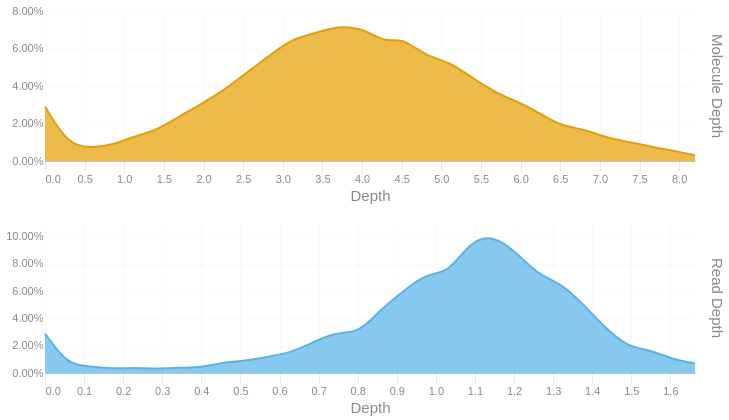

Notebook code for this chart:
### Code cell
readdep = depth_hist(tb['Read Depth'], q99, 3)
readdep = readdep.with_columns(pl.lit('Read Depth').alias('Metric'))
if not SKIPLR:
    moldep = depth_hist(tb['Molecule Depth'], mol_q99, 1)
    moldep = moldep.with_columns(pl.lit('Molecule Depth').alias('Metric'))
    _hist = pl.concat([readdep, moldep])
    _hist = _hist.filter(pl.col('Proportion') != 0)
    with SafeRender(_hist):
        (
            alt.Chart(_hist)        
            .mark_area(interpolate = "basis")
            .encode(
                x=alt.X('Bin:Q').scale(domainMin=0).axis(alt.Axis(title='Depth')),
                y = alt.Y('Proportion:Q', title = None).axis(format = '.2%'),
                color = alt.Color('Metric:N').legend(None),
                row = alt.Row("Metric:N").header(title = None, labelOrient = 'right'),
                tooltip = [
                    alt.Tooltip("Metric:N", title = "Metric"),
                    alt.Tooltip('Interval:N', title = "Depth Interval"),
                    alt.Tooltip('Proportion:Q', title = "% Alignments").format('.2%')
                ]
            )
            .resolve_scale(x='independent', y='independent')
            .properties(
                height = 150, width = 650,
                usermeta={'embedOptions': {'downloadFileName': f'{samplename}.depth.hist'}}
            )
        ).display()
else:
    readdep = readdep.filter(pl.col('Proportion') != 0)
    with SafeRender(readdep):
        (
            alt.Chart(readdep)        
            .mark_area(interpolate = "basis")
            .encode(
                x=alt.X('Bin:Q').scale(domainMin=0).axis(alt.Axis(title='Depth')),
                y = alt.Y('Proportion:Q', title = None).axis(format = '.2%'),
                tooltip = [
                    alt.Tooltip('Interval:N', title = "Depth Interval"),
                    alt.Tooltip('Proportion:Q', title = "% Alignments").format('.2%')
                ]
            )
            .properties(
                usermeta={'embedOptions': {'downloadFileName': f'{samplename}.depth.hist'}}
            )
        ).display()

### Figure 1 — Vega-Lite specification as saved in the notebook (floating-point values rounded to 4 significant figures)
{"width": 650, "height": 150, "config": {"title": {"anchor": "start", "dy": -15, "fontSize": 18, "color": "#888888", "subtitleColor": "#888888", "subtitleFontSize": 14}, "arc": {"fill": "#0072B2"}, "axis": {"domainColor": "#888888", "domainWidth": 0.5, "gridWidth": 0.2, "grid": false, "titleFontWeight": 400, "titleFontSize": 15, "labelFontSize": 11, "labelColor": "#888888", "tickColor": "#888888", "tickWidth": 0.2, "titleColor": "#888888"}, "axisBand": {"grid": false}, "axisX": {"grid": true, "tickSize": 10, "domainCap": "round"}, "axisY": {"domain": false, "grid": true, "tickSize": 0, "domainCap": "round"}, "background": "transparent", "header": {"labelFontSize": 15, "labelColor": "#888888", "titleFontSize": 15, "titleFontWeight": 600, "titleColor": "#888888"}, "legend": {"labelFont": "sans-serif", "labelFontSize": 12, "labelColor": "#888888", "symbolSize": 100, "symbolType": "circle", "titleFontSize": 12, "titlePadding": 10, "titleColor": "#888888", "title": null}, "range": {"category": ["#E69F00", "#56B4E9", "#009E73", "#F0E442", "#0072B2", "#D55E00", "#CC79A7", "#000000"], "diverging": ["#cfe8f3", "#a2d4ec", "#73bfe2", "#46abdb", "#1696d2", "#12719e"]}, "area": {"fill": "#0072B2", "fillOpacity": 0.7, "line": true, "strokeOpacity": 0.7}, "line": {"color": "#0072B2", "stroke": "#0072B2", "strokeWidth": 2}, "trail": {"color": "#0072B2", "stroke": "#0072B2", "strokeWidth": 0, "size": 1}, "point": {"filled": true, "fillOpacity": 1.0, "size": 95}, "text": {"color": "#888888", "fontSize": 11, "align": "right", "fontWeight": 400, "size": 11}, "bar": {"fill": "#0072B2", "stroke": null}, "view": {"stroke": null, "continuousWidth": 660, "continuousHeight": 400}}, "data": {"name": "data-9f480d3fa434cce544771a0e999fd66c"}, "mark": {"type": "area", "interpolate": "basis"}, "encoding": {"color": {"field": "Metric", "legend": null, "type": "nominal"}, "row": {"field": "Metric", "header": {"title": null, "labelOrient": "right"}, "type": "nominal"}, "tooltip": [{"field": "Metric", "title": "Metric", "type": "nominal"}, {"field": "Interval", "title": "Depth Interval", "type": "nominal"}, {"field": "Proportion", "format": ".2%", "title": "% Alignments", "type": "quantitative"}], "x": {"axis": {"title": "Depth"}, "field": "Bin", "scale": {"domainMin": 0}, "type": "quantitative"}, "y": {"axis": {"format": ".2%"}, "field": "Proportion", "title": null, "type": "quantitative"}}, "resolve": {"scale": {"x": "independent", "y": "independent"}}, "usermeta": {"embedOptions": {"downloadFileName": "S1_Annapolis_004.depth.hist"}}, "$schema": "https://vega.github.io/schema/vega-lite/v6.1.0.json", "datasets": {"data-9f480d3fa434cce544771a0e999fd66c": [{"Bin": 0.0, "Interval": "0.0-0.057", "Proportion": 0.029, "Metric": "Read Depth"}, {"Bin": 0.057, "Interval": "0.057-0.115", "Proportion": 0.006, "Metric": "Read Depth"}, {"Bin": 0.115, "Interval": "0.115-0.172", "Proportion": 0.005, "Metric": "Read Depth"}, {"Bin": 0.172, "Interval": "0.172-0.229", "Proportion": 0.003, "Metric": "Read Depth"}, {"Bin": 0.229, "Interval": "0.229-0.287", "Proportion": 0.004, "Metric": "Read Depth"}, {"Bin": 0.287, "Interval": "0.287-0.344", "Proportion": 0.003, "Metric": "Read Depth"}, {"Bin": 0.344, "Interval": "0.344-0.401", "Proportion": 0.004, "Metric": "Read Depth"}, {"Bin": 0.401, "Interval": "0.401-0.459", "Proportion": 0.004, "Metric": "Read Depth"}, {"Bin": 0.459, "Interval": "0.459-0.516", "Proportion": 0.008, "Metric": "Read Depth"}, {"Bin": 0.516, "Interval": "0.516-0.573", "Proportion": 0.009, "Metric": "Read Depth"}, {"Bin": 0.573, "Interval": "0.573-0.631", "Proportion": 0.012, "Metric": "Read Depth"}, {"Bin": 0.631, "Interval": "0.631-0.688", "Proportion": 0.015, "Metric": "Read Depth"}, {"Bin": 0.688, "Interval": "0.688-0.745", "Proportion": 0.023, "Metric": "Read Depth"}, {"Bin": 0.745, "Interval": "0.745-0.803", "Proportion": 0.03, "Metric": "Read Depth"}, {"Bin": 0.803, "Interval": "0.803-0.86", "Proportion": 0.029, "Metric": "Read Depth"}, {"Bin": 0.86, "Interval": "0.86-0.917", "Proportion": 0.047, "Metric": "Read Depth"}, {"Bin": 0.917, "Interval": "0.917-0.975", "Proportion": 0.06, "Metric": "Read Depth"}, {"Bin": 0.975, "Interval": "0.975-1.032", "Proportion": 0.073, "Metric": "Read Depth"}, {"Bin": 1.032, "Interval": "1.032-1.089", "Proportion": 0.073, "Metric": "Read Depth"}, {"Bin": 1.089, "Interval": "1.089-1.147", "Proportion": 0.097, "Metric": "Read Depth"}, {"Bin": 1.147, "Interval": "1.147-1.204", "Proportion": 0.101, "Metric": "Read Depth"}, {"Bin": 1.204, "Interval": "1.204-1.261", "Proportion": 0.089, "Metric": "Read Depth"}, {"Bin": 1.261, "Interval": "1.261-1.319", "Proportion": 0.072, "Metric": "Read Depth"}, {"Bin": 1.319, "Interval": "1.319-1.376", "Proportion": 0.066, "Metric": "Read Depth"}, {"Bin": 1.376, "Interval": "1.376-1.433", "Proportion": 0.051, "Metric": "Read Depth"}, {"Bin": 1.433, "Interval": "1.433-1.491", "Proportion": 0.033, "Metric": "Read Depth"}, {"Bin": 1.491, "Interval": "1.491-1.548", "Proportion": 0.019, "Metric": "Read Depth"}, {"Bin": 1.548, "Interval": "1.548-1.605", "Proportion": 0.017, "Metric": "Read Depth"}, {"Bin": 1.605, "Interval": "1.605-1.663", "Proportion": 0.01, "Metric": "Read Depth"}, {"Bin": 1.663, "Interval": "1.663-1.72", "Proportion": 0.007, "Metric": "Read Depth"}, {"Bin": 0.0, "Interval": "0.0-0.3", "Proportion": 0.029, "Metric": "Molecule Depth"}, {"Bin": 0.3, "Interval": "0.3-0.6", "Proportion": 0.008, "Metric": "Molecule Depth"}, {"Bin": 0.6, "Interval": "0.6-0.9", "Proportion": 0.007, "Metric": "Molecule Depth"}, {"Bin": 0.9, "Interval": "0.9-1.1", "Proportion": 0.009, "Metric": "Molecule Depth"}, {"Bin": 1.1, "Interval": "1.1-1.4", "Proportion": 0.013, "Metric": "Molecule Depth"}, {"Bin": 1.4, "Interval": "1.4-1.7", "Proportion": 0.016, "Metric": "Molecule Depth"}, {"Bin": 1.7, "Interval": "1.7-2.0", "Proportion": 0.024, "Metric": "Molecule Depth"}, {"Bin": 2.0, "Interval": "2.0-2.3", "Proportion": 0.031, "Metric": "Molecule Depth"}, {"Bin": 2.3, "Interval": "2.3-2.6", "Proportion": 0.039, "Metric": "Molecule Depth"}, {"Bin": 2.6, "Interval": "2.6-2.8", "Proportion": 0.049, "Metric": "Molecule Depth"}, {"Bin": 2.8, "Interval": "2.8-3.1", "Proportion": 0.055, "Metric": "Molecule Depth"}, {"Bin": 3.1, "Interval": "3.1-3.4", "Proportion": 0.065, "Metric": "Molecule Depth"}, {"Bin": 3.4, "Interval": "3.4-3.7", "Proportion": 0.068, "Metric": "Molecule Depth"}, {"Bin": 3.7, "Interval": "3.7-4.0", "Proportion": 0.072, "Metric": "Molecule Depth"}, {"Bin": 4.0, "Interval": "4.0-4.3", "Proportion": 0.071, "Metric": "Molecule Depth"}, {"Bin": 4.3, "Interval": "4.3-4.5", "Proportion": 0.063, "Metric": "Molecule Depth"}, {"Bin": 4.5, "Interval": "4.5-4.8", "Proportion": 0.066, "Metric": "Molecule Depth"}, {"Bin": 4.8, "Interval": "4.8-5.1", "Proportion": 0.056, "Metric": "Molecule Depth"}, {"Bin": 5.1, "Interval": "5.1-5.4", "Proportion": 0.053, "Metric": "Molecule Depth"}, {"Bin": 5.4, "Interval": "5.4-5.7", "Proportion": 0.044, "Metric": "Molecule Depth"}, {"Bin": 5.7, "Interval": "5.7-6.0", "Proportion": 0.036, "Metric": "Molecule Depth"}, {"Bin": 6.0, "Interval": "6.0-6.3", "Proportion": 0.031, "Metric": "Molecule Depth"}, {"Bin": 6.3, "Interval": "6.3-6.5", "Proportion": 0.024, "Metric": "Molecule Depth"}, {"Bin": 6.5, "Interval": "6.5-6.8", "Proportion": 0.019, "Metric": "Molecule Depth"}, {"Bin": 6.8, "Interval": "6.8-7.1", "Proportion": 0.017, "Metric": "Molecule Depth"}, {"Bin": 7.1, "Interval": "7.1-7.4", "Proportion": 0.012, "Metric": "Molecule Depth"}, {"Bin": 7.4, "Interval": "7.4-7.7", "Proportion": 0.01, "Metric": "Molecule Depth"}, {"Bin": 7.7, "Interval": "7.7-8.0", "Proportion": 0.007, "Metric": "Molecule Depth"}, {"Bin": 8.0, "Interval": "8.0-8.2", "Proportion": 0.005, "Metric": "Molecule Depth"}, {"Bin": 8.2, "Interval": "8.2-8.53", "Proportion": 0.003, "Metric": "Molecule Depth"}]}}
